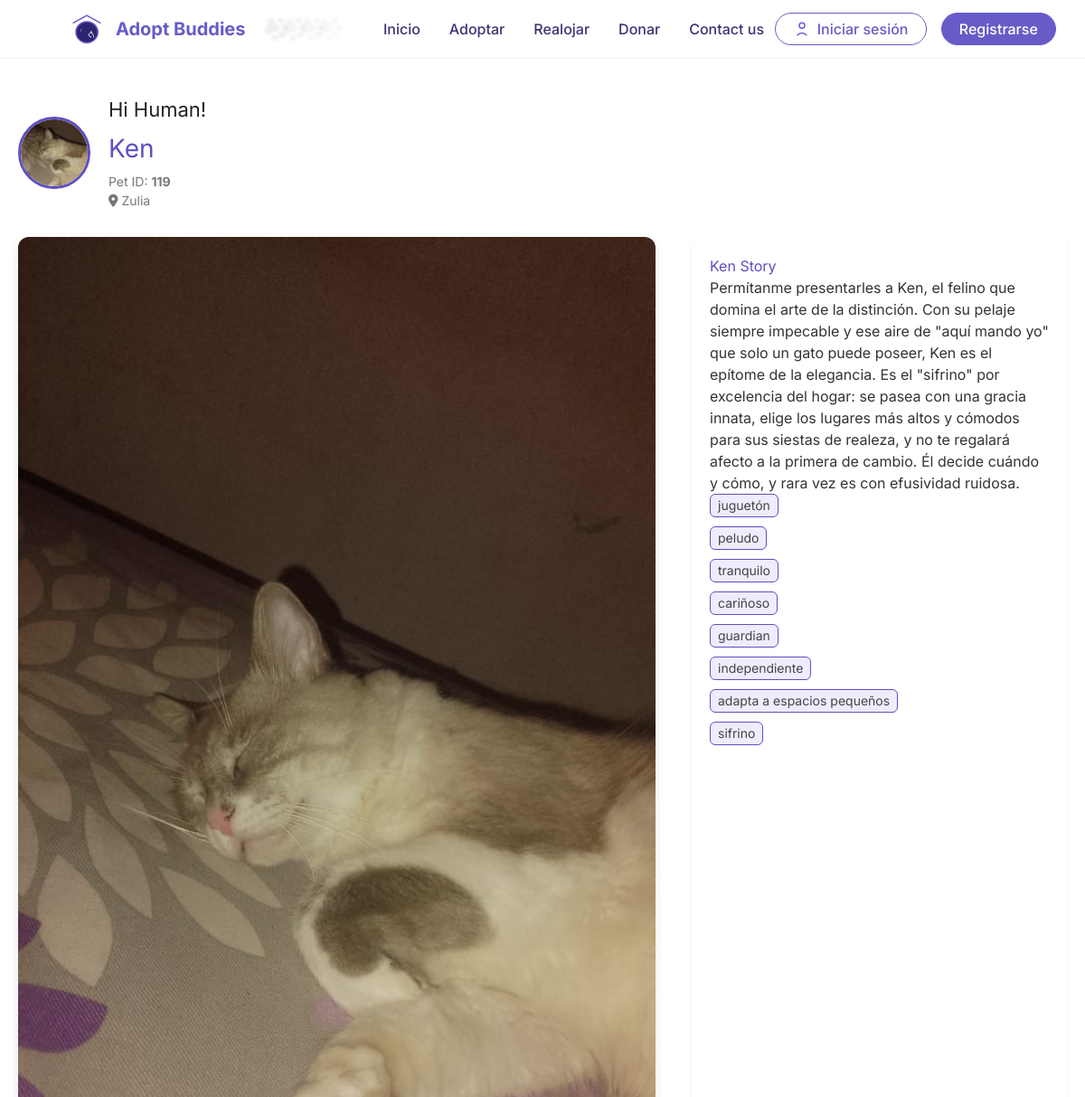
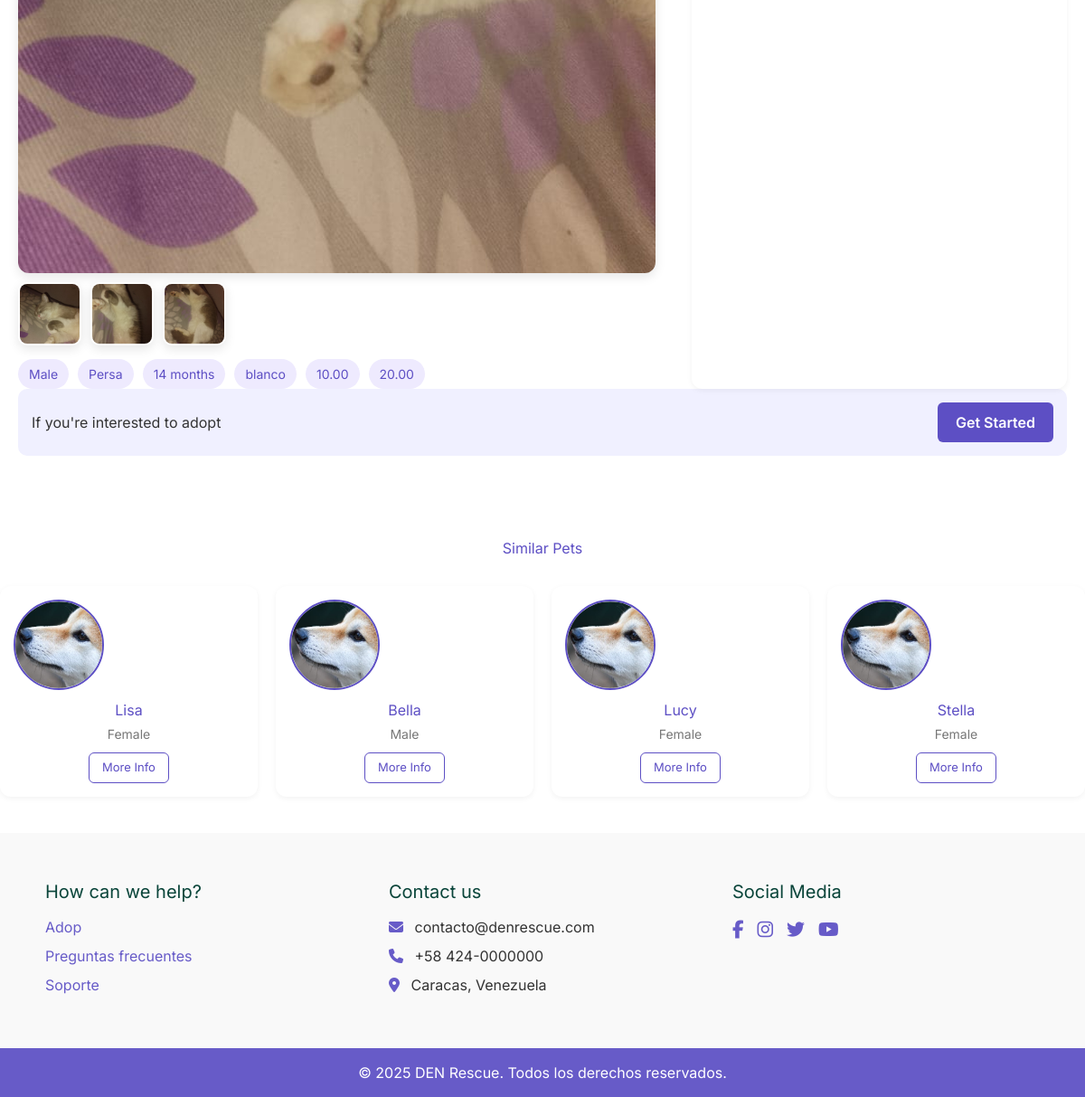
Screenshot of /desc_mascota?id=119 with the database file from the repository (2 pictures, top to bottom).
### tables this page shows
CREATE TABLE `mascota_fotos` (
  `id` int(11) NOT NULL,
  `mascota_id` int(5) UNSIGNED ZEROFILL NOT NULL,
  `url_foto` varchar(255) NOT NULL,
  `orden` tinyint(3) UNSIGNED DEFAULT NULL
);

CREATE TABLE `mascota` (
  `id` int(5) UNSIGNED ZEROFILL NOT NULL,
  `nombre` varchar(50) NOT NULL,
  `especie` enum('perro','gato') NOT NULL,
  `genero` tinyint(1) NOT NULL DEFAULT 1,
  `fecha_nacimiento` date DEFAULT NULL,
  `edad_minima` tinyint(3) UNSIGNED DEFAULT NULL,
  `edad_maxima` tinyint(3) UNSIGNED DEFAULT NULL,
  `descripcion` text NOT NULL,
  `estatus` enum('adopcion','adoptada','rescatada') NOT NULL,
  `fecha_ingreso` datetime NOT NULL DEFAULT current_timestamp(),
  `rescatada` tinyint(1) NOT NULL DEFAULT 0,
  `estado` varchar(12) NOT NULL,
  `altura` decimal(5,2) NOT NULL,
  `peso` decimal(5,2) NOT NULL,
  `color` varchar(20) NOT NULL,
  `usuario_origen_id` int(5) UNSIGNED ZEROFILL DEFAULT NULL,
  `raza_id` int(11) DEFAULT NULL,
  `direccion` text DEFAULT NULL
);

CREATE TABLE `razas` (
  `id` int(11) NOT NULL,
  `nombre_raza` varchar(100) NOT NULL,
  `especie` enum('perro','gato') NOT NULL
);

CREATE TABLE `etiquetas` (
  `id` int(11) NOT NULL,
  `etiqueta` varchar(100) NOT NULL
);

### Config/App/Views.php (called while the page is built)
<?php
class Views{
    public function getView($ruta, $vista, $data="")
    {
        if ($ruta == "home") {
            $vista = "Views/".$vista.".php";
        }else{
            $vista = "Views/".$ruta."/".$vista.".php";
        }
        require $vista;
    }
}
?>

### Controllers/desc_mascota.php (called while the page is built, shortened)
<?php
class Desc_Mascota extends Controller {
  protected $model;
  public function __construct() {
    require_once "Models/desc_mascota.php";
    $this->model = new DescMascotaModel();
  }
  public function index() {
    $mascotas = $this->model->getMascota($id_mascota = $_GET['id'] ?? null);
    $fotos = $this->model->getFotosMascota($id_mascota= $_GET['id'] ?? null);
    $etiquetas = $this->model->getEtiquetasMascota($id_mascota = $_GET['id'] ?? null);
    $data['mascotas'] = $mascotas;
    $data['fotos'] = $fotos;
    $data['etiquetas'] = $etiquetas;
    $data['title'] = 'Descripción de la mascota';
    $this->views->getView('desc_mascota', 'index', $data);
  }
}

### Config/App/Query.php (called while the page is built, shortened)
<?php
class Query extends Conexion{
    private $pdo, $con, $sql, $datos;
    public function __construct() {
        $this->pdo = new Conexion();
        $this->con = $this->pdo->conect();
    }
public function select(string $sql, array $datos = [])
{
    $this->sql = $sql;
    $this->datos = $datos;
    $resul = $this->con->prepare($this->sql);
    $resul->execute($this->datos);
    $data = $resul->fetch(PDO::FETCH_ASSOC);
    return $data;
}
    public function selectAll(string $sql,array $datos = [])
    {
        $this->sql = $sql;
        $this->datos = $datos;
        $resul = $this->con->prepare($this->sql);
        $resul->execute($this->datos);
        $data = $resul->fetchAll(PDO::FETCH_ASSOC);
        return $data;
    }
}
?>

### Config/App/Conexion.php (called while the page is built)
<?php
class Conexion{
    private $conect;
    public function __construct()
    {
        $pdo = "mysql:host=".HOST.";dbname=".DB.";".CHARSET;
        try {
            $this->conect = new PDO($pdo, USER, PASS);
            $this->conect->setAttribute(PDO::ATTR_ERRMODE, PDO::ERRMODE_EXCEPTION);
        } catch (PDOException $e) {
            echo "Error en la conexion".$e->getMessage();
        }
    }
    public function conect()
    {
        return $this->conect;
    }
}
?>

### Models/desc_mascota.php (called while the page is built)
<?php
class DescMascotaModel extends Query {
    public function getMascota($id_mascota) {
        $sql = "SELECT m.*, r.nombre_raza AS nombre_raza FROM mascota AS m
JOIN razas AS r ON m.raza_id = r.id WHERE m.id = ?";
        return $this->select($sql, [$id_mascota]);
    }
     public function getFotosMascota($id_mascota) {
        $sql = "SELECT * FROM mascota_fotos
                WHERE mascota_id = ?
                ORDER BY orden ASC";
        return $this->selectAll($sql, [$id_mascota]);
    }
     public function getEtiquetasMascota($id_mascota) {
        $sql = "SELECT e.etiqueta FROM mascota_etiquetas AS me
                JOIN etiquetas AS e ON me.etiqueta_id = e.id
                WHERE mascota_id = ?
               ";
        return $this->selectAll($sql, [$id_mascota]);
    }
}

### Views/desc_mascota/index.php (the view, shortened to what this page needs)
<!DOCTYPE html>
<html lang="en">
<head>
  <link rel="stylesheet" href="<?php echo BASE_URL; ?>assets/css/descripcion.css">
  <link rel="stylesheet" href="https://cdnjs.cloudflare.com/ajax/libs/font-awesome/6.5.0/css/all.min.css">
</head>
<body>
 <?php
    $mascota = $data['mascotas'] ?? null;
    $foto = $data['fotos'][0]['url_foto'] ?? null;
    $foto2 = $data['fotos'][1]['url_foto'] ?? null;
    $foto3 = $data['fotos'][2]['url_foto'] ?? null;
    include_once(__DIR__ . '/../Templates/header.php');
 ?>
  <div class="pet-profile">
    <div class="header-section">
      <div class="pet-header">
        <img class="pet-avatar" src="<?= BASE_URL . $foto ?>" alt="Magie">
        <div class="pet-data">
          <h1>Hi Human!</h1>
          <h2><?= htmlspecialchars($mascota['nombre']) ?></h2>
          <p class="pet-id">Pet ID: <strong><?= htmlspecialchars($mascota['id']) ?></strong></p>
          <p class="pet-location"><i class="fa-solid fa-location-dot"></i> <?= htmlspecialchars($mascota['estado']) ?> </p>
        </div>
      </div>
    </div>
    <div class="gallery-story">
      <div class="gallery">
        <img id="mainImage" src="<?= BASE_URL . $foto ?>" alt="Main image">
        <div class="thumbnails">
          <img src="<?php echo BASE_URL. $foto; ?>" onclick="changeImage(this)">
          <?php if ($foto2): ?>
          <img src="<?php echo BASE_URL. $foto2; ?>" onclick="changeImage(this)">
          <?php endif; ?>
          <?php if ($foto3): ?>
          <img src="<?php echo BASE_URL. $foto3; ?>" onclick="changeImage(this)">
          <?php endif; ?>
        </div>
        <div class="pet-tags">
          <div class="tag"><?= ($mascota['genero'] == 1) ? 'Male' : 'Female'; ?></div>
          <div class="tag"><?= htmlspecialchars($mascota['nombre_raza']) ?></div>
          <div class="tag">14 months</div>
          <div class="tag"><?= htmlspecialchars($mascota['color']) ?></div>
          <div class="tag"><?= htmlspecialchars($mascota['peso']) ?></div>
          <div class="tag"><?= htmlspecialchars($mascota['altura']) ?></div>
        </div>
      </div>
      <div class="story">
        <h3><?= htmlspecialchars($mascota['nombre']) ?> Story</h3>
        <p><?= htmlspecialchars($mascota['descripcion']) ?></p>
        <ul>
          <?php
          if (!empty($data['etiquetas'])):
            foreach ($data['etiquetas'] as $etiqueta): ?>
         <li class="inline-flex items-center justify-center gap-1 px-2 py-[2px] bg-[#EFECFF] text-[#5D4FC4] border border-[#5D4FC4] rounded-md text-sm w-fit">
  <?= htmlspecialchars($etiqueta['etiqueta']) ?>
</li>
            <?php endforeach; ?>
          <?php else: ?>
            <li>No tags available</li>
          <?php endif; ?>
        </ul>
      </div>
    </div>
      <div class="adopt-box">
        <p>If you're interested to adopt</p>
        <a href="#" class="btn-adopt">Get Started</a>
      </div>
    </div>
    <div class="similar-section">
      <h2>Similar Pets</h2>
      <div class="similar-pets">
        <?php
        $pets = [
          ['name' => 'Lisa', 'gender' => 'Female', 'img' => 'shiba.jpg'],
          ['name' => 'Bella', 'gender' => 'Male', 'img' => 'shiba.jpg'],
          ['name' => 'Lucy', 'gender' => 'Female', 'img' => 'shiba.jpg'],
          ['name' => 'Stella', 'gender' => 'Female', 'img' => 'shiba.jpg']
        ];
        foreach ($pets as $pet): ?>
          <div class="pet-card">
            <img src="<?php echo BASE_URL; ?>assets/images/<?php echo $pet['img']; ?>" alt="<?php echo $pet['name']; ?>">
            <h4><?php echo $pet['name']; ?></h4>
            <p><?php echo $pet['gender']; ?></p>
            <a href="#" class="btn-more">More Info</a>
          </div>
        <?php endforeach; ?>
      </div>
    </div>
<?php include_once(__DIR__ . '/../Templates/footer.php'); ?>
</body>
</html>

### Assets/css/descripcion.css (style rules this page uses)
body { margin: 0; font-family: 'Segoe UI', sans-serif; background-color: #f9f9fb; color: #333; }
.pet-profile { max-width: 1200px; margin: 0 auto; padding: 40px 20px; }
.pet-header { display: flex; align-items: center; gap: 20px; margin-bottom: 30px; }
.pet-avatar { width: 80px; height: 80px; border-radius: 50%; object-fit: cover; border: 3px solid #5D4FC4; }
.pet-data h1 { font-size: 22px; margin: 0; color: #222; }
.pet-data h2 { font-size: 28px; margin: 5px 0; color: #5D4FC4; }
.pet-id, .pet-location { font-size: 14px; color: #777; }
.gallery-story { display: flex; flex-wrap: wrap; gap: 40px; }
.gallery { flex: 1 1 60%; }
.gallery img { width: 100%; border-radius: 12px; box-shadow: 0 4px 12px rgba(0,0,0,0.1); }
.thumbnails { display: flex; gap: 10px; margin-top: 10px; }
.thumbnails img { width: 70px; height: 70px; border-radius: 10px; object-fit: cover; cursor: pointer; border: 2px solid transparent; transition: 0.3s ease; }
.pet-tags { display: flex; flex-wrap: wrap; gap: 10px; margin-top: 15px; }
.tag { padding: 6px 12px; background: #eeeafe; color: #5D4FC4; border-radius: 20px; font-size: 14px; }
.story { flex: 1 1 35%; background: #fff; padding: 20px; border-radius: 12px; box-shadow: 0 2px 6px rgba(0,0,0,0.05); }
.story h3 { margin-top: 0; color: #5D4FC4; }
.story ul { list-style: none; padding: 0; }
.story li { margin-bottom: 10px; font-size: 14px; display: flex; align-items: center; gap: 8px; color: #444; }
.adopt-box { display: flex; justify-content: space-between; align-items: center; background: #f0f0ff; padding: 15px; border-radius: 10px; }
.btn-adopt { background: #5D4FC4; color: #fff; padding: 10px 20px; text-decoration: none; border-radius: 6px; font-weight: 600; transition: 0.3s ease; }
.similar-section { margin-top: 50px; text-align: center; }
.similar-section h2 { color: #5D4FC4; margin-bottom: 30px; }
.similar-pets { display: grid; grid-template-columns: repeat(auto-fit, minmax(160px, 1fr)); gap: 20px; }
.pet-card { background: #fff; padding: 15px; border-radius: 12px; box-shadow: 0 2px 6px rgba(0,0,0,0.05); transition: 0.3s ease; }
.pet-card img { width: 100px; height: 100px; border-radius: 50%; object-fit: cover; border: 2px solid #5D4FC4; margin-bottom: 10px; }
.pet-card h4 { margin: 0; color: #5D4FC4; }
.pet-card p { margin: 4px 0 10px; color: #777; font-size: 14px; }
.btn-more { display: inline-block; border: 1px solid #5D4FC4; padding: 6px 14px; border-radius: 6px; color: #5D4FC4; text-decoration: none; font-size: 13px; }

### Assets/css/common.css (style rules this page uses)
:root { --principal: #675BC8; --decoracion: #9990DA; --blanco: #ffffff; }
* { margin: 0; padding: 0; box-sizing: border-box; }
body { font-family: 'Inter', sans-serif; background-color: #fff; }

### rows the page displays
mascota_fotos: url_foto (picture)
mascota: nombre "Ken", id "119", estado "Zulia", raza.nombre_raza "Persa", color "blanco", peso "10.00", altura "20.00", descripcion "Permítanme presentarles a Ken, el felino que domina el arte de la distinción. Con su pelaje siempre impecable y ese aire de \"aquí mando yo\" que solo un gato puede poseer, Ken es el epítome de la elegancia. Es el \"sifrino\" por excelencia del hogar: se pasea con una gracia innata, elige los lugares más altos y cómodos para sus siestas de realeza, y no te regalará afecto a la primera de cambio. Él decide cuándo y cómo, y rara vez es con efusividad ruidosa."
mascota_fotos: url_foto (picture)
mascota_fotos: url_foto (picture)
etiquetas: etiqueta "juguetón"
etiquetas: etiqueta "peludo"
etiquetas: etiqueta "tranquilo"
etiquetas: etiqueta "cariñoso"
etiquetas: etiqueta "guardian"
etiquetas: etiqueta "independiente"
etiquetas: etiqueta "adapta a espacios pequeños"
etiquetas: etiqueta "sifrino"

### other values shown
$pet['name'] "Lisa"
$pet['gender'] "Female"
$pet['name'] "Bella"
$pet['gender'] "Male"
$pet['name'] "Lucy"
$pet['name'] "Stella"
